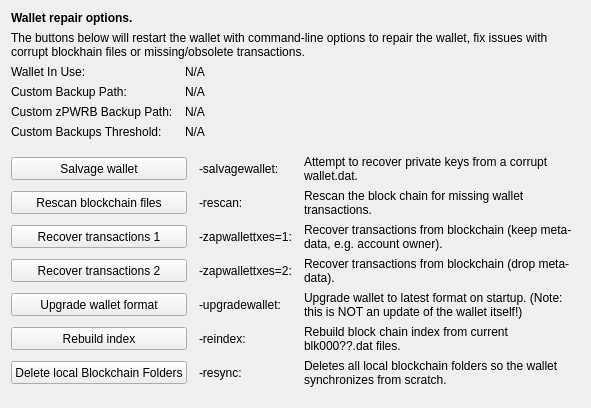
     <widget class="QWidget" name="tab_repair">
      <attribute name="title">
       <string>&amp;Wallet Repair</string>
      </attribute>
      <layout class="QGridLayout" name="gridLayout_4" columnstretch="0,0,0,0">
       <property name="horizontalSpacing">
        <number>12</number>
       </property>
       <item row="0" column="0" colspan="4">
        <widget class="QLabel" name="label_repair_header">
         <property name="font">
          <font>
           <weight>75</weight>
           <bold>true</bold>
          </font>
         </property>
         <property name="text">
          <string>Wallet repair options.</string>
         </property>
        </widget>
       </item>
       <item row="1" column="0" colspan="4">
        <widget class="QLabel" name="label_repair_helptext">
         <property name="font">
          <font>
           <weight>50</weight>
           <bold>false</bold>
          </font>
         </property>
         <property name="text">
          <string>The buttons below will restart the wallet with command-line options to repair the wallet, fix issues with corrupt blockhain files or missing/obsolete transactions.</string>
         </property>
         <property name="wordWrap">
          <bool>true</bool>
         </property>
        </widget>
       </item>
       <item row="2" column="0">
        <widget class="QLabel" name="wallet_path_label">
         <property name="text">
          <string>Wallet In Use:</string>
         </property>
        </widget>
       </item>
       <item row="2" column="1" colspan="3">
        <widget class="QLabel" name="wallet_path">
         <property name="cursor">
          <cursorShape>IBeamCursor</cursorShape>
         </property>
         <property name="text">
          <string>N/A</string>
         </property>
         <property name="textFormat">
          <enum>Qt::PlainText</enum>
         </property>
         <property name="textInteractionFlags">
          <set>Qt::LinksAccessibleByMouse|Qt::TextSelectableByKeyboard|Qt::TextSelectableByMouse</set>
         </property>
        </widget>
       </item>
       <item row="3" column="0">
        <widget class="QLabel" name="wallet_custombackuppath_label">
         <property name="visible">
          <bool>false</bool>
         </property>
         <property name="text">
          <string>Custom Backup Path:</string>
         </property>
        </widget>
       </item>
       <item row="3" column="1" colspan="3">
        <widget class="QLabel" name="wallet_custombackuppath">
         <property name="cursor">
          <cursorShape>IBeamCursor</cursorShape>
         </property>
         <property name="visible">
          <bool>false</bool>
         </property>
         <property name="text">
          <string>N/A</string>
         </property>
         <property name="textFormat">
          <enum>Qt::PlainText</enum>
         </property>
         <property name="textInteractionFlags">
          <set>Qt::LinksAccessibleByMouse|Qt::TextSelectableByKeyboard|Qt::TextSelectableByMouse</set>
         </property>
        </widget>
       </item>
       <item row="4" column="0">
        <widget class="QLabel" name="wallet_customzpwrbbackuppath_label">
         <property name="visible">
          <bool>false</bool>
         </property>
         <property name="text">
          <string>Custom zPWRB Backup Path:</string>
         </property>
        </widget>
       </item>
       <item row="4" column="1" colspan="3">
        <widget class="QLabel" name="wallet_customzpwrbbackuppath">
         <property name="cursor">
          <cursorShape>IBeamCursor</cursorShape>
         </property>
         <property name="visible">
          <bool>false</bool>
         </property>
         <property name="text">
          <string>N/A</string>
         </property>
         <property name="textFormat">
          <enum>Qt::PlainText</enum>
         </property>
         <property name="textInteractionFlags">
          <set>Qt::LinksAccessibleByMouse|Qt::TextSelectableByKeyboard|Qt::TextSelectableByMouse</set>
         </property>
        </widget>
       </item>
       <item row="5" column="0">
        <widget class="QLabel" name="wallet_custombackupthreshold_label">
         <property name="visible">
          <bool>false</bool>
         </property>
         <property name="text">
          <string>Custom Backups Threshold:</string>
         </property>
        </widget>
       </item>
       <item row="5" column="1" colspan="3">
        <widget class="QLabel" name="wallet_custombackupthreshold">
         <property name="cursor">
          <cursorShape>IBeamCursor</cursorShape>
         </property>
         <property name="visible">
          <bool>false</bool>
         </property>
         <property name="text">
          <string>N/A</string>
         </property>
         <property name="textFormat">
          <enum>Qt::PlainText</enum>
         </property>
         <property name="textInteractionFlags">
          <set>Qt::LinksAccessibleByMouse|Qt::TextSelectableByKeyboard|Qt::TextSelectableByMouse</set>
         </property>
        </widget>
       </item>
       <item row="6" column="0">
        <spacer name="verticalSpacer_repair1">
         <property name="orientation">
          <enum>Qt::Vertical</enum>
         </property>
         <property name="sizeHint" stdset="0">
          <size>
           <width>10</width>
           <height>10</height>
          </size>
         </property>
        </spacer>
       </item>
       <item row="7" column="0" colspan="2">
        <widget class="QPushButton" name="btn_salvagewallet">
         <property name="minimumSize">
          <size>
           <width>100</width>
           <height>23</height>
          </size>
         </property>
         <property name="text">
          <string>Salvage wallet</string>
         </property>
        </widget>
       </item>
       <item row="7" column="2">
        <widget class="QLabel" name="label_repair_salvage_command">
         <property name="text">
          <string notr="true">-salvagewallet:</string>
         </property>
        </widget>
       </item>
       <item row="7" column="3">
        <widget class="QLabel" name="label_repair_salvage">
         <property name="text">
          <string>Attempt to recover private keys from a corrupt wallet.dat.</string>
         </property>
         <property name="wordWrap">
          <bool>true</bool>
         </property>
        </widget>
       </item>
       <item row="8" column="0" colspan="2">
        <widget class="QPushButton" name="btn_rescan">
         <property name="minimumSize">
          <size>
           <width>100</width>
           <height>23</height>
          </size>
         </property>
         <property name="text">
          <string>Rescan blockchain files</string>
         </property>
        </widget>
       </item>
       <item row="8" column="2">
        <widget class="QLabel" name="label_repair_rescan_command">
         <property name="text">
          <string notr="true">-rescan:</string>
         </property>
        </widget>
       </item>
       <item row="8" column="3">
        <widget class="QLabel" name="label_repair_rescan">
         <property name="text">
          <string>Rescan the block chain for missing wallet transactions.</string>
         </property>
         <property name="wordWrap">
          <bool>true</bool>
         </property>
        </widget>
       </item>
       <item row="9" column="0" colspan="2">
        <widget class="QPushButton" name="btn_zapwallettxes1">
         <property name="minimumSize">
          <size>
           <width>100</width>
           <height>23</height>
          </size>
         </property>
         <property name="text">
          <string>Recover transactions 1</string>
         </property>
        </widget>
       </item>
       <item row="9" column="2">
        <widget class="QLabel" name="label_repair_zap1_command">
         <property name="text">
          <string notr="true">-zapwallettxes=1:</string>
         </property>
        </widget>
       </item>
       <item row="9" column="3">
        <widget class="QLabel" name="label_repair_zap1">
         <property name="text">
          <string>Recover transactions from blockchain (keep meta-data, e.g. account owner).</string>
         </property>
         <property name="wordWrap">
          <bool>true</bool>
         </property>
        </widget>
       </item>
       <item row="10" column="0" colspan="2">
        <widget class="QPushButton" name="btn_zapwallettxes2">
         <property name="minimumSize">
          <size>
           <width>100</width>
           <height>23</height>
          </size>
         </property>
         <property name="text">
          <string>Recover transactions 2</string>
         </property>
        </widget>
       </item>
       <item row="10" column="2">
        <widget class="QLabel" name="label_repair_zap2_command">
         <property name="text">
          <string notr="true">-zapwallettxes=2:</string>
         </property>
        </widget>
       </item>
       <item row="10" column="3">
        <widget class="QLabel" name="label_repair_zap2">
         <property name="text">
          <string>Recover transactions from blockchain (drop meta-data).</string>
         </property>
         <property name="wordWrap">
          <bool>true</bool>
         </property>
        </widget>
       </item>
       <item row="11" column="0" colspan="2">
        <widget class="QPushButton" name="btn_upgradewallet">
         <property name="minimumSize">
          <size>
           <width>100</width>
           <height>23</height>
          </size>
         </property>
         <property name="text">
          <string>Upgrade wallet format</string>
         </property>
        </widget>
       </item>
       <item row="11" column="2">
        <widget class="QLabel" name="label_repair_upgrade_command">
         <property name="text">
          <string notr="true">-upgradewallet:</string>
         </property>
        </widget>
       </item>
       <item row="11" column="3">
        <widget class="QLabel" name="label_repair_upgrade">
         <property name="text">
          <string>Upgrade wallet to latest format on startup. (Note: this is NOT an update of the wallet itself!)</string>
         </property>
         <property name="wordWrap">
          <bool>true</bool>
         </property>
        </widget>
       </item>
       <item row="12" column="0" colspan="2">
        <widget class="QPushButton" name="btn_reindex">
         <property name="minimumSize">
          <size>
           <width>100</width>
           <height>23</height>
          </size>
         </property>
         <property name="text">
          <string>Rebuild index</string>
         </property>
        </widget>
       </item>
       <item row="12" column="2">
        <widget class="QLabel" name="label_repair_reindex_command">
         <property name="text">
          <string notr="true">-reindex:</string>
         </property>
        </widget>
       </item>
       <item row="12" column="3">
        <widget class="QLabel" name="label_repair_reindex">
         <property name="text">
          <string>Rebuild block chain index from current blk000??.dat files.</string>
         </property>
         <property name="wordWrap">
          <bool>true</bool>
         </property>
        </widget>
       </item>
       <item row="13" column="0" colspan="2">
        <widget class="QPushButton" name="btn_resync">
         <property name="minimumSize">
          <size>
           <width>100</width>
           <height>23</height>
          </size>
         </property>
         <property name="text">
          <string>Delete local Blockchain Folders</string>
         </property>
        </widget>
       </item>
       <item row="13" column="2">
        <widget class="QLabel" name="label_repair_resync_command">
         <property name="text">
          <string>-resync:</string>
         </property>
        </widget>
       </item>
       <item row="13" column="3">
        <widget class="QLabel" name="label_repair_resync">
         <property name="text">
          <string>Deletes all local blockchain folders so the wallet synchronizes from scratch.</string>
         </property>
         <property name="wordWrap">
          <bool>true</bool>
         </property>
        </widget>
       </item>
       <item row="14" column="0">
        <spacer name="verticalSpacer_repair2">
         <property name="orientation">
          <enum>Qt::Vertical</enum>
         </property>
         <property name="sizeHint" stdset="0">
          <size>
           <width>20</width>
           <height>10</height>
          </size>
         </property>
        </spacer>
       </item>
      </layout>
     </widget>
